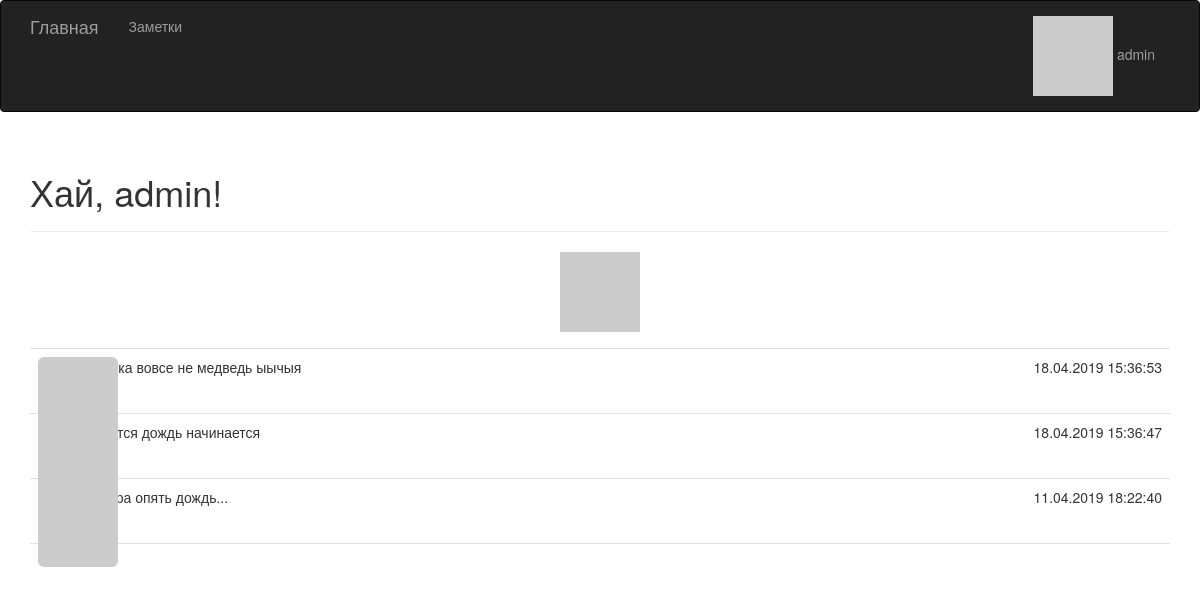
The page / (signed in) on the database its author committed.
### main.py (models this page shows, shortened)
class User(UserMixin, db.Model):
    __tablename__ = 'users'
    id = db.Column(db.Integer, primary_key=True)
    username = db.Column(db.String(64), unique=True, index=True)
    password_hash = db.Column(db.String(128))
    posts = db.relationship('Post', backref='author', lazy='dynamic')
    @property
    def password(self):
        raise AttributeError('пароль прочесть нельзя.')
    def gravatar(self, size=100):
        url = 'https://robohash.org/'
        return url + self.username + '?size={}x{}'.format(size, size)
    def robohash(self, size=200):
        url = 'https://robohash.org/'
        return url + self.username + '?size={}x{}'.format(size, size)

class Post(db.Model):
    __tablename__ = 'posts'
    id = db.Column(db.Integer, primary_key=True)
    body = db.Column(db.Text)
    timestamp = db.Column(db.DateTime, index=True, default=datetime.utcnow())
    author_id = db.Column(db.Integer, db.ForeignKey('users.id'))

### main.py (the view)
@app.route('/', methods=['GET', 'POST'])
def index():
    admin_posts = Post.query.filter_by(author_id=1).order_by(Post.timestamp.desc()).all()
    return render_template('index.html', posts=admin_posts)

### main.py (called while the page is built)
@app.context_processor
def inject_app_name():
    return dict(app_name="Заметки")

@login_manager.user_loader
def load_user(user_id):
    return User.query.get(int(user_id))

### templates/index.html (shortened to what this page needs)
{% extends "base.html" %}
{% import "bootstrap/wtf.html" as wtf %}
{% block page_content %}
<div class="page-header">
    <h1>
        Хай,
        {% if current_user.is_authenticated %}
            {{ current_user.username }}!
        {% else %}
        Герлс!
        {% endif %}
    </h1>
</div>
{% if current_user.is_authenticated %}
<div>
    <p class="text-center"><img src="{{ current_user.robohash(size=200) }}"></p>
</div>
{% endif %}
{% include "_posts.html" %}
{% endblock %}

### templates/base.html (shortened to what this page needs)
{% extends "bootstrap/base.html" %}
{% block head %}
{{ super() }}
<link rel="stylesheet" type="text/css" href="{{ url_for('static', filename='style.css') }}">
{% endblock %}
{% block navbar %}
<div class="navbar navbar-inverse" role="navigation">
   <div class="container">
      <div class="navbar-header">
         <a class="navbar-brand" href="/">Главная</a>
      </div>
      <div class="navbar-collapse collapse">
         <ul class="nav navbar-nav">
            <li><a href="{{ url_for('posts') }}">Заметки</a></li>
         </ul>
        <ul class="nav navbar-nav navbar-right">
            {% if current_user.is_authenticated %}
            <li class="dropdown">
                <a href="#" class="dropdown-toggle" data-toggle="dropdown">
                    <img src="{{ current_user.gravatar(size=18) }}" />
                    {{ current_user.username }}
                </a>
            </li>
            {% else %}
            <li><a href="{{ url_for('login') }}">Войти</a></li>
            {% endif %}
        </ul>
      </div>
   </div>
</div>
{% endblock %}
{% block content %}
<div class="container">
    {% block page_content %}{% endblock %}
</div>
{% endblock %}

### templates/_posts.html (shortened to what this page needs)
<div>
    <ul class="posts">
       {% for post in posts %}
       <li class="post">
          <div class="profile-thumbnail">
            <img class="img-rounded profile-thumbnail" src="{{ post.author.gravatar(size=40) }}">
          </div>
          <div class="post-content">
              <div class="post-date">{{ post.timestamp.strftime('%d.%m.%Y %H:%M:%S') }}</div>
              <div class="post-body">{{ post.body }}</div>
          </div>
       </li>
       {% endfor %}
    </ul>
</div>

### static/style.css (style rules this page uses)
.profile-thumbnail { position: absolute; }
ul.posts { list-style-type: none; padding: 0px; margin: 16px 0px 0px 0px; border-top: 1px solid #e0e0e0; }
ul.posts li.post { padding: 8px; border-bottom: 1px solid #e0e0e0; }
div.post-date { float: right; }
div.post-content { margin-left: 48px; min-height: 48px; }

### rows shown on the page
User: username "admin"
Post: timestamp "18.04.2019 15:36:53", body "я тучка вовсе не медведь ыычыя"
Post: timestamp "18.04.2019 15:36:47", body "кажется дождь начинается"
Post: timestamp "11.04.2019 18:22:40", body "Завтра опять дождь..."
